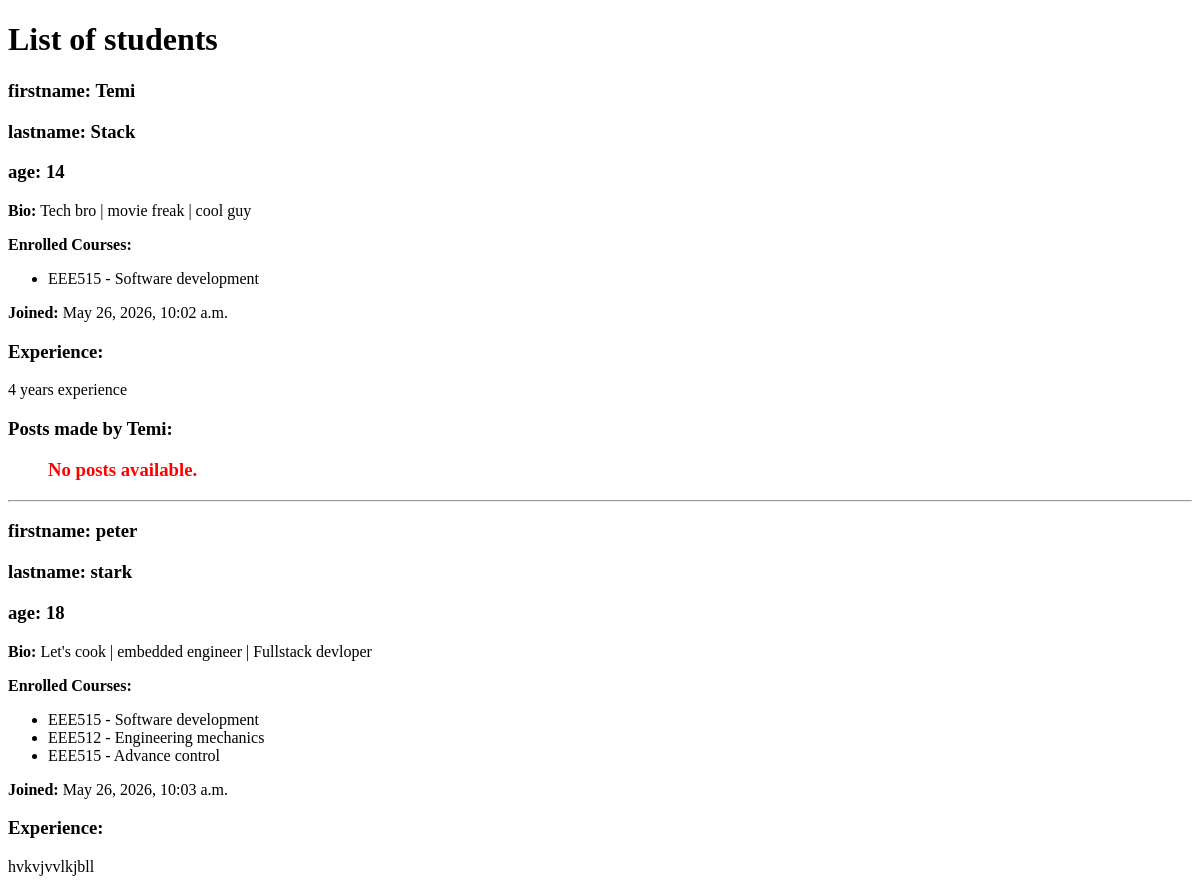
/products/recent (upper part), run on an earlier commit of the app's database.
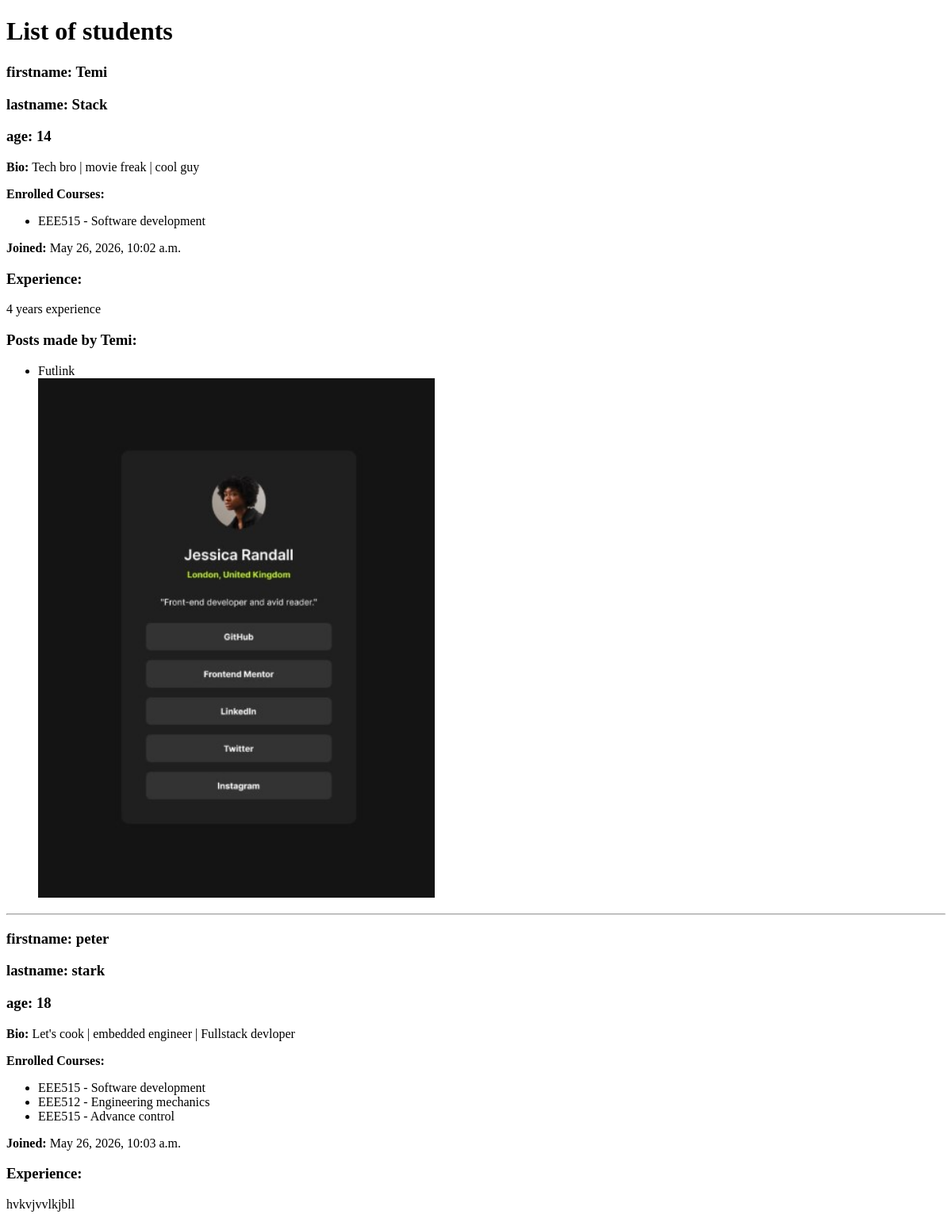
And on a later commit of the database.
### users/models.py (models this page shows, shortened)
class students(models.Model):
    firstname = models.CharField(max_length=255)
    lastname = models.CharField(max_length=255)
    age = models.IntegerField()
    bio = models.TextField(max_length=500)
    date = models.DateTimeField(auto_now_add=True)
    courses_enrolled = models.ManyToManyField(Course, related_name='enrolled_students')
    class Meta:
        verbose_name = "students"
        verbose_name_plural = "students"

class Course(models.Model):
    course_code = models.CharField(max_length=7)
    course_title = models.CharField(max_length=50)

class Profile(models.Model):
    student = models.OneToOneField(students, on_delete=models.CASCADE, related_name='profile')
    experience = models.TextField()

class Posts(models.Model):
    title = models.CharField(max_length=250)
    author = models.ForeignKey(students, on_delete=models.CASCADE, related_name='posts')
    content = models.TextField()
    image = models.ImageField(upload_to='posts/')
    class Meta:
        verbose_name = "posts"
        verbose_name_plural = "posts"

### products/views.py (the view)
# urls.py: path('recent', recent, name="recent"),
def recent(request):
    student = students.objects.select_related('profile').prefetch_related('posts')
    return render(request, 'index.html', {'student': student})

### templates/index.html (shortened to what this page needs)
<!doctype html>
<html lang="en">
  <head>
  </head>
  <body>
    <header>
      <h1>List of students</h1>
      {% for students in student %}
      <div>
        <h3>firstname: {{students.firstname}}</h3>
        <h3>lastname: {{students.lastname}}</h3>
        <h3>age: {{students.age}}</h3>
        <p><strong>Bio:</strong> {{students.bio}}</p>
        <div>
          <p><strong>Enrolled Courses:</strong></p>
          <ul>
            {% for course in students.courses_enrolled.all %}
            <li>{{course.course_code}} - {{course.course_title}}</li>
            {% endfor %}
          </ul>
        </div>
        <p><strong>Joined:</strong> {{students.date}}</p>
        <div>
          <h3>Experience:</h3>
          <p>{{students.profile.experience}}</p>
        </div>
        <div>
          <h3>Posts made by {{students.firstname}}:</h3>
          <ul>
            {% for post in students.posts.all %}
            <li>{{post.title}}</li>
            <img src="{{ post.image.url }}" alt="{{post.title }}'s image" width="500">
            {% empty %}
            <h3 style="color: red">No posts available.</h3>
            {% endfor %}
          </ul>
        </div>
      </div>
      <hr />
      {% endfor %}
    </header>
  </body>
</html>

What changed in the data, as far as the page shows it:
shown differently, row unchanged: students "Temi": no longer shows "No posts available."
added Posts: title "Futlink", image (picture), shown under students "Temi"
